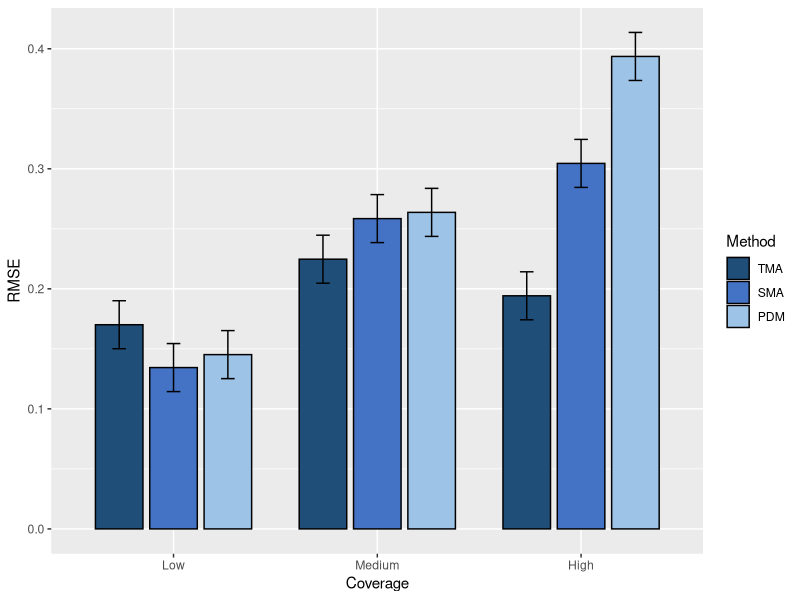

The R source for this figure: (Note: this script raises an error after producing the figure.)
# 加载必要的包
library(ggplot2)
library(dplyr)

# 构建表2的数据集
df_table2 <- data.frame(
  Method = rep(c("TMA", "SMA", "PDM"), each = 3),
  Coverage = rep(c("Low", "Medium", "High"), times = 3),
  RMSE = c(0.1701, 0.2247, 0.1942, 0.1344, 0.2585, 0.3045, 0.1452, 0.2637, 0.3936),
  r = c(0.5375, 0.2466, 0.4593, 0.5264, 0.2376, 0.3542, 0.3708, 0.2519, 0.2603)
)

# 设定因子的顺序，确保X轴按 Low, Medium, High 排列
df_table2$Coverage <- factor(df_table2$Coverage, levels = c("Low", "Medium", "High"))
df_table2$Method <- factor(df_table2$Method, levels = c("TMA", "SMA", "PDM"))

# 图4(a): RMSE 柱状图
p_rmse <- ggplot(df_table2, aes(x = Coverage, y = RMSE, fill = Method)) +
  geom_bar(stat = "identity", position = position_dodge(width = 0.8), width = 0.7, color = "black") +
  # 假设的误差线（标准差），你需要替换为实际数据的SD
  geom_errorbar(aes(ymin = RMSE - 0.02, ymax = RMSE + 0.02), 
                position = position_dodge(width = 0.8), width = 0.2) +
  scale_fill_manual(values = c("#1F4E79", "#4472C4", "#9DC3E6"))
  theme_classic() +
  labs(x = "Vegetation-coverage class", y = "RMSE", fill = "") +
  theme(legend.position = "top", 
        axis.text = element_text(size = 12, color = "black"),
        axis.title = element_text(size = 14)) +
  annotate("text", x = 3.2, y = 0.45, label = "ANOVA: p < 0.01", size = 4)

print(p_rmse)
